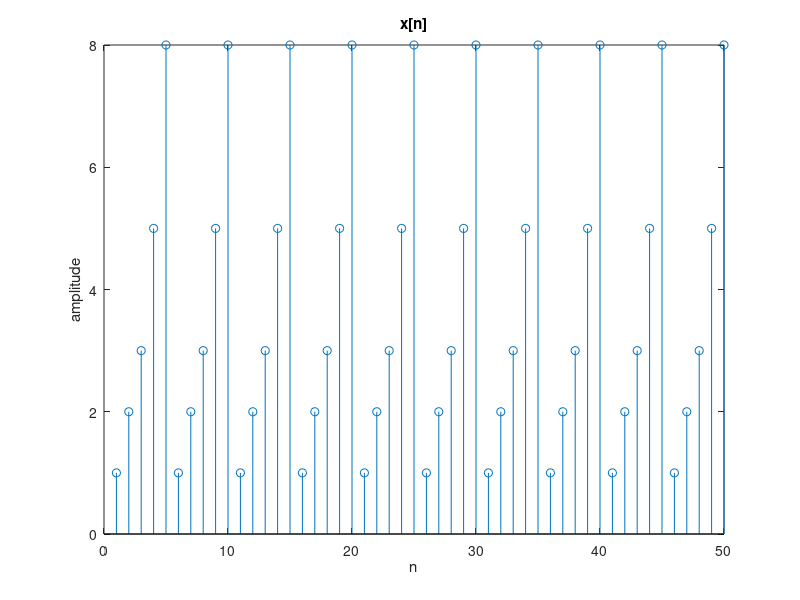
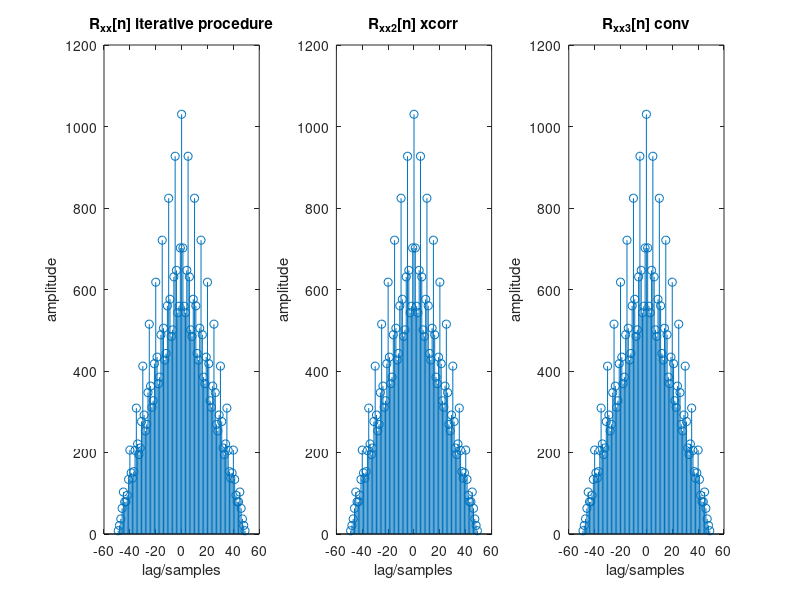

Write the MATLAB code that produced these figures, in order. (Note: this script raises an error after producing the figures.)
% Assignment 2_1 Correlation Functions

close all
clear all
clc

addpath ./functions  
%% autocorrelation

N=50;                       % number of samples of x
T=5;                        % period of x
xp=[1 2 3 5 8];             % signal x periodic sequence
x=zeros(1,3*N-1);   

for i=(N+1):T:((2*N+1)-T)   
    x(i:(i+(T-1)))=xp;      % periodic signal x starts at position N+1, until 2*N
end

% iterative procedure 

Rxx=zeros(1,((2*N)-1));   	% autocorrelation vector 
Mem=zeros(1,N);

for n=(-N+1):(N-1)
    for k=1:N
        d=k+N-n;
        Mem(k)=x(k+N).*x(d);
    end
    Rxx(n+N)=sum(Mem);
end

stem(1:N,x((N+1):2*N));
title('x[n]'); xlabel('n'); ylabel('amplitude');

figure
subplot(1,3,1); stem((-N+1):(N-1),Rxx);
title('R_{xx}[n] iterative procedure'); xlabel('lag/samples'); ylabel('amplitude');

% xcorr function
Rxx_2=xcorr(x((N+1):2*N),x((N+1):2*N));
subplot(1,3,2); stem(-49:49,Rxx_2)
title('R_{xx}_2[n] xcorr'); xlabel('lag/samples'); ylabel('amplitude');

% conv function 
Rxx_3=conv(x((N+1):2*N),flip(x((N+1):2*N)));
subplot(1,3,3); stem(-49:49,Rxx_3);
title('R_{xx}_3[n] conv'); xlabel('lag/samples'); ylabel('amplitude');

sgtitle('Autocorrelations');

% error check
error_1=(sum(Rxx.^2)/sum(Rxx_2.^2)-1)*100;
error_2=(sum(Rxx.^2)/sum(Rxx_3.^2)-1)*100;
isequal(Rxx,Rxx_2)
isequal(Rxx,Rxx_3)

%% cross-correlation

M=80;                       % number of samples of y
T=10;                       % period of y
yp=[1 2 3 5 8 13 21 34 55 89];  % signal y periodic sequence
y=zeros(1,3*M-1);           

for i=(M+1):T:((M+1)-T+M)
    y(i:(i+(T-1)))=yp;      % periodic signal y starts at position M+1, until 2*M
end

% iterative procedure 

Rxy=zeros(1,M+N-1);         % cross correlation vector
Mem=zeros(1,N);

for n=(-M+1):(N-1)
    for k=1:M
        d=k-n+M;
        Mem(k)=x(k+N).*y(d);
    end
    Rxy(n+M)=sum(Mem);
end

figure
stem(1:M,y((M+1):2*M));
title('y[n]'); xlabel('n'); ylabel('amplitude');

figure
subplot(1,3,1); stem(-79:49,Rxy);
title('R_{xy}[n] iterative procedure'); xlabel('lag/samples'); ylabel('amplitude');
axis([-79 inf  0 inf])


% xcorr function
Rxy_2=xcorr(x((N+1):2*N),y((M+1):2*M));
subplot(1,3,2); stem(-79:79,Rxy_2)
title('R_{xy}_2[n] xcorr'); xlabel('lag/samples'); ylabel('amplitude');
axis([-inf inf  0 inf])

% conv function
Rxy_3=conv(x((N+1):2*N),flip(y((M+1):2*M)));
subplot(1,3,3); stem(-79:49,Rxy_3)
title('R_{xy}_3[n] conv'); xlabel('lag/samples'); ylabel('amplitude');
axis([-79 inf  0 inf])

sgtitle('Cross-Correlations');

% error detection
error_1=(sum(Rxy.^2)/sum(Rxy_2.^2)-1)*100;
error_2=(sum(Rxy.^2)/sum(Rxy_3.^2)-1)*100;
isequal(Rxy,Rxy_2(1:(N+M-1)))
isequal(Rxy,Rxy_3)

%% properties check 

% autocorrelation - energy
en_x=sum(x.^2);             % energy of signal ex
error_en=(Rxx(N)/en_x-1)*100; 

% cross-correlation - conjugate symmetry
Ryx=conv(y((M+1):2*M),flip(x((N+1):2*N)));

figure
stem(-79:49,flip(Ryx))
hold on 
stem(-79:49,Rxy,'--x')
title('Conjugate symmetry'); xlabel('lag/samples'); ylabel('amplitude');
legend('Ryx[-n]','Rxy[n]');



    